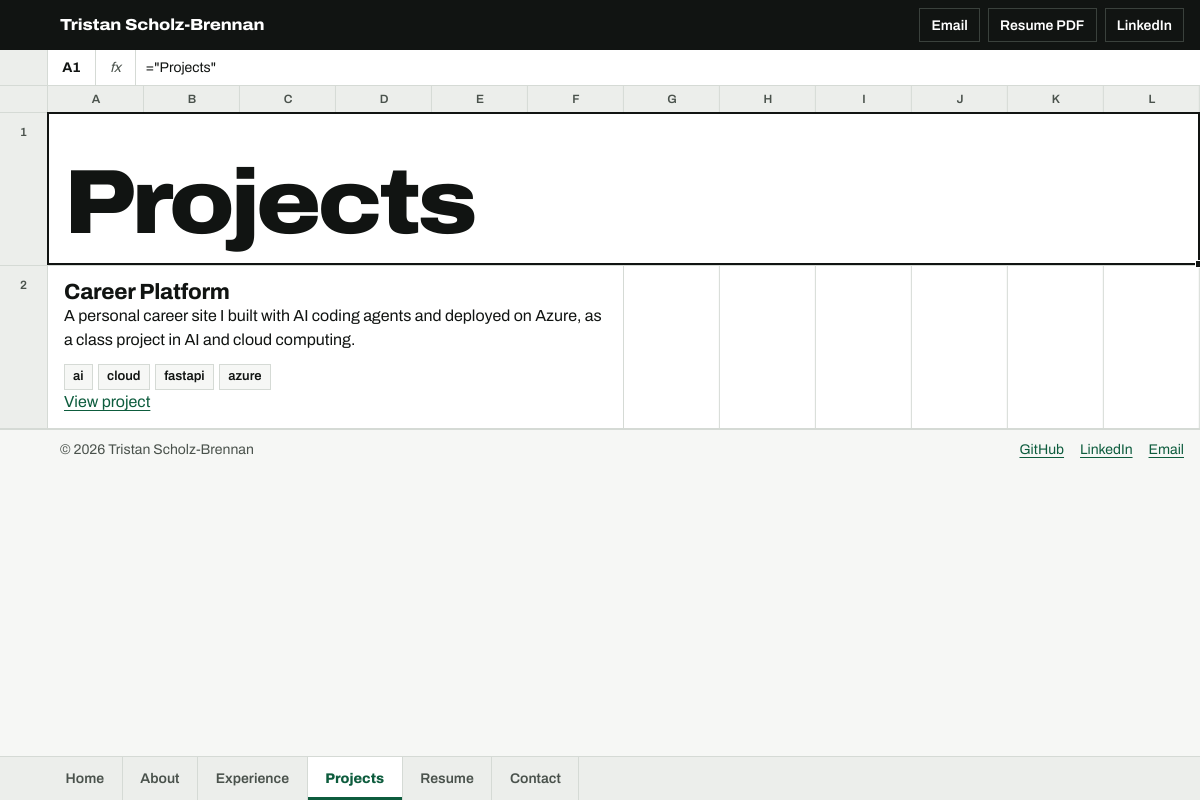
The app's page /projects with its own data.
### app/models.py (models this page shows)
class Profile(Base):
    __tablename__ = "profiles"
    id = Column(Integer, primary_key=True, index=True)
    full_name = Column(String(255), nullable=True)
    headline = Column(String(255), nullable=False)
    summary = Column(Text, nullable=False)
    location = Column(String(255), default="Remote")
    email = Column(String(255), nullable=False)
    linkedin_url = Column(String(255), nullable=True)
    github_url = Column(String(255), nullable=True)
    resume_url = Column(String(255), nullable=True)
    profile_image = Column(String(255), nullable=True)
    focus_area = Column(String(255), default="Data & AI")
    seeking = Column(String(255), nullable=True)
    about = Column(Text, nullable=True)
    highlights = Column(JSON, default=list)

class Project(Base):
    __tablename__ = "projects"
    id = Column(Integer, primary_key=True, index=True)
    title = Column(String(255), nullable=False)
    slug = Column(String(255), unique=True, nullable=False)
    summary = Column(Text, nullable=False)
    description = Column(Text, nullable=False)
    role = Column(String(255), nullable=False)
    tech_stack = Column(JSON, default=list)
    tags = Column(JSON, default=list)
    repo_url = Column(String(255), nullable=True)
    demo_url = Column(String(255), nullable=True)
    metrics = Column(JSON, default=list)
    case_study = Column(Text, nullable=True)
    featured = Column(Integer, default=0)

### app/main.py (the view)
@app.get("/projects", response_class=HTMLResponse)
async def projects(request: Request):
    profile = get_public_profile()
    projects = get_projects()
    return templates.TemplateResponse(
        "projects.html",
        {"request": request, "profile": profile, "projects": projects},
    )

### templates/projects.html (shortened to what this page needs)
{% extends "base.html" %}
{% block content %}
<div class="r">
  <div class="c s12 name-cell"><h1>Projects</h1></div>
</div>
{% for pair in projects | batch(2) %}
<div class="r">
  {% for project in pair %}
  <article class="c s6">
    <h2>{{ project.title }}</h2>
    <p>{{ project.summary }}</p>
    {% if project.tags %}<ul class="tags">{% for tag in project.tags %}<li>{{ tag }}</li>{% endfor %}</ul>{% endif %}
    <p><a href="/projects/{{ project.slug }}">View project</a></p>
  </article>
  {% endfor %}
  {% if pair|length == 1 %}<div class="c s6 blank"></div>{% endif %}
</div>
{% endfor %}
{% endblock %}

### templates/base.html (shortened to what this page needs)
{% set person = profile.full_name or profile.headline %}
{% set has_resume = profile.resume_url and profile.resume_url != '/resume' %}
{% set path = request.url.path %}
<!doctype html>
<html lang="en">
  <head>
    <link rel="stylesheet" href="/static/css/site.css" />
  </head>
  <body>
    <header class="titlebar">
      <a class="brand" href="/">{{ person }}</a>
      <div class="tools">
        <a class="tool" href="mailto:{{ profile.contact_links.email }}">Email</a>
        {% if has_resume %}<a class="tool" href="{{ profile.resume_url }}" download>Resume PDF</a>{% endif %}
        {% if profile.contact_links.linkedin %}<a class="tool" href="{{ profile.contact_links.linkedin }}">LinkedIn</a>{% endif %}
      </div>
    </header>
    <div class="formula-bar" aria-hidden="true">
      <span></span>
      <span class="namebox" data-namebox>A1</span>
      <span class="fx">fx</span>
      <span class="formula"><span class="formula-text" data-formula-out>="{{ person }}"</span></span>
    </div>
    <main id="main" class="sheet">
      <div class="colhead" aria-hidden="true">
        <span></span>{% for letter in "ABCDEFGHIJKL" %}<span>{{ letter }}</span>{% endfor %}
      </div>
      {% block content %}{% endblock %}
    </main>
    <footer class="statusbar">
      <p>© 2026 {{ person }}</p>
      <div class="footer-links">
        <a href="{{ profile.contact_links.github }}">GitHub</a>
        <a href="{{ profile.contact_links.linkedin }}">LinkedIn</a>
        <a href="mailto:{{ profile.contact_links.email }}">Email</a>
      </div>
    </footer>
    <nav class="tabs" aria-label="Pages">
      {% for href, label in [('/', 'Home'), ('/about', 'About'), ('/experience', 'Experience'), ('/projects', 'Projects'), ('/resume', 'Resume'), ('/contact', 'Contact')] %}
      <a href="{{ href }}"{% if path == href or (href != '/' and path.startswith(href)) %} aria-current="page"{% endif %}>{{ label }}</a>
      {% endfor %}
    </nav>
  </body>
</html>

### records on screen
Profile: full_name "Tristan Scholz-Brennan"
Project: title "Career Platform", summary "A personal career site I built with AI coding agents and deployed on Azure, as a class project in AI and cloud computing.", tags "ai" "cloud" "fastapi" "azure"

### other values on screen
{{ letter }} "A" "B" "C" "D" "E" "F" "G" "H" "I" "J" "K" "L"
{{ label }} "Home" "About" "Experience" "Projects" "Resume" "Contact"
